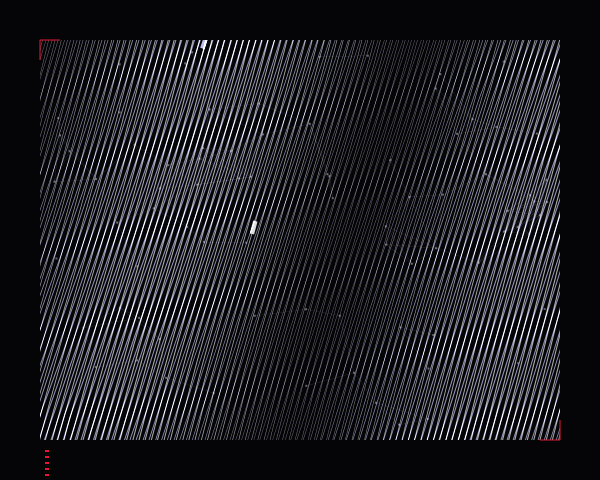

The Python source for this figure:
import cairo
import math
import random

# Setup
width, height = 600, 480
surface = cairo.ImageSurface(cairo.FORMAT_ARGB32, width, height)
ctx = cairo.Context(surface)

# Background - Deep Charcoal
ctx.set_source_rgb(0.02, 0.02, 0.03)
ctx.paint()

def draw_deformed_grid(ctx, width, height, angle, spacing, color, complexity):
    """Draws a grid of lines that subtly deform and glitch based on position."""
    ctx.save()
    ctx.translate(width / 2, height / 2)
    ctx.rotate(angle)
    ctx.translate(-width, -height) # Overscan to cover rotation gaps
    
    line_count = int((width * 2) / spacing)
    
    for i in range(line_count):
        x = i * spacing
        
        # Systematic variation in line weight based on index harmonics
        weight = 0.3 + (math.sin(i * 0.1) + 1) * 0.4
        ctx.set_line_width(weight)
        
        # High-contrast palette with slight transparency for interference depth
        ctx.set_source_rgba(color[0], color[1], color[2], 0.7)
        
        ctx.move_to(x, 0)
        
        # Segmented lines to allow for "glitching" at the margins
        steps = 20
        segment_h = (height * 2) / steps
        for s in range(steps + 1):
            curr_y = s * segment_h
            
            # Stochastic displacement (the "dissonance")
            # Increases as we move away from the center (centrifugal dispersion)
            dist_from_mid = abs(curr_y - height) / height
            jitter = (random.random() - 0.5) * complexity * dist_from_mid
            
            # Apply a wave function to the grid to enhance Moiré complexity
            wave = math.sin(curr_y * 0.01 + i * 0.05) * 2.0
            
            ctx.line_to(x + jitter + wave, curr_y)
            
        ctx.stroke()
        
        # Occasional "bitmapped block" - Cellular Modularity
        if random.random() < 0.02:
            ctx.set_source_rgba(color[0], color[1], color[2], 0.9)
            block_size = random.uniform(2, 5)
            ctx.rectangle(x - block_size/2, random.uniform(0, height * 2), block_size, block_size * 3)
            ctx.fill()
            
    ctx.restore()

def draw_nodal_network(ctx, width, height, count):
    """Adds a layer of thin connectivity representing data corruption/noise."""
    ctx.set_line_width(0.15)
    ctx.set_source_rgba(0.9, 0.9, 1.0, 0.4)
    
    points = []
    for _ in range(count):
        points.append((random.uniform(50, width-50), random.uniform(50, height-50)))
    
    for i, p1 in enumerate(points):
        # Connect to nearby points to create clusters
        for p2 in points[i+1:]:
            dist = math.sqrt((p1[0]-p2[0])**2 + (p1[1]-p2[1])**2)
            if dist < 60:
                ctx.move_to(p1[0], p1[1])
                ctx.line_to(p2[0], p2[1])
                ctx.stroke()
                
        # Draw small square nodes
        ctx.rectangle(p1[0]-1, p1[1]-1, 2, 2)
        ctx.fill()

# Main Compositional Execution

# Layer 1: The primary rigid system (Pure White)
draw_deformed_grid(ctx, width, height, math.radians(15), 6, (0.95, 0.95, 0.95), 1.5)

# Layer 2: The interfering system (Slightly offset and rotated)
# The interaction between Layer 1 and 2 creates the Moiré effect
ctx.set_operator(cairo.OPERATOR_ADD) # Additive blending for luminosity
draw_deformed_grid(ctx, width, height, math.radians(18.5), 5.8, (0.8, 0.8, 1.0), 3.0)
ctx.set_operator(cairo.OPERATOR_OVER)

# Layer 3: Systematic breakdown - Nodal connectivity
# This represents the "nodal network" logic from the brief
draw_nodal_network(ctx, width, height, 80)

# Final Polish: Swiss-style Border/Margin logic
ctx.set_source_rgb(0.02, 0.02, 0.03)
margin = 40
ctx.set_line_width(margin * 2)
# Create a frame to focus the centrifugal chaos
ctx.rectangle(0, 0, width, height)
ctx.stroke()

# Subtle geometric accents in the corners (Typography-like precision)
ctx.set_source_rgb(0.9, 0.1, 0.2) # High-contrast saturated ink (Red)
ctx.set_line_width(1.0)
corner_size = 20
# Top Left
ctx.move_to(margin, margin)
ctx.line_to(margin + corner_size, margin)
ctx.move_to(margin, margin)
ctx.line_to(margin, margin + corner_size)
# Bottom Right
ctx.move_to(width - margin, height - margin)
ctx.line_to(width - margin - corner_size, height - margin)
ctx.move_to(width - margin, height - margin)
ctx.line_to(width - margin, height - margin - corner_size)
ctx.stroke()

# Modular "bit-blocks" in the margin
for i in range(5):
    ctx.rectangle(margin + 5, height - margin + 10 + (i*6), 4, 2)
    ctx.fill()
